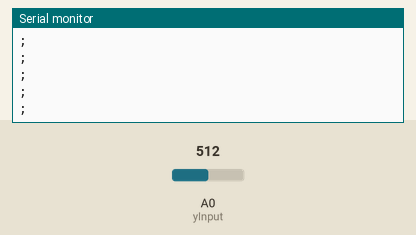
This sketch was run on a simulated Arduino Uno, built with avr-gcc and run on an emulated ATmega328P. Shown: the last lines printed to the serial monitor. The inputs (shaded band) are chosen by the test bench; at power-on: A0 (yInput) = 512.

Above: at 1.2 s.
1.3 s: A0 (yInput) set to 716
At 2.4 s:
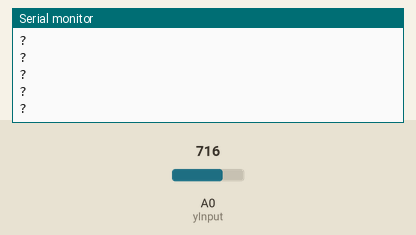
3.2 s: A0 (yInput) set to 900
At 4.1 s:
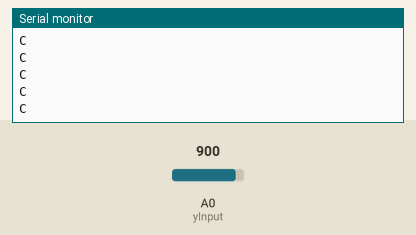
5.1 s: A0 (yInput) set to 1023
At 5.8 s:
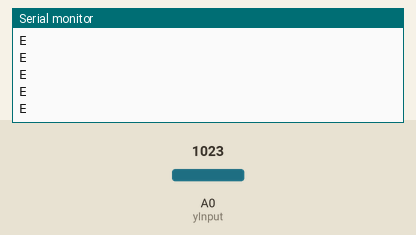
7.0 s: A0 (yInput) set to 511
At 7.8 s:
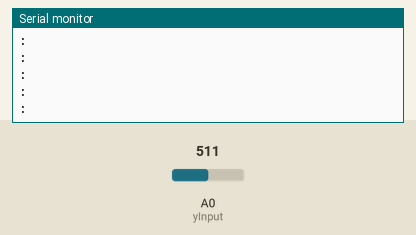

The sketch:

TxArduino.ino
```cpp
// Summery:     This is the code for the data Transmitter, which is specifically designed for HC12 TX/RX.  In this code, the data is specifically taken from a joystick as analog
//              input signal, which that data is processed from an integer to char value by simply leveraging the map function.  The main reason why is because the data is processed
//              much faster by the receiver if its sent as a ASCII character rather than an integer value.

// importing the softwareSerial library, which is used to handle the comminucation between the HC12 and the arduino
#include <SoftwareSerial.h>

// Declearing the variables for pins and values

int yInput = A0;  // this is the variable for the input taken from the joystick
int yValue;       // this is the variable that specifically takes input from the y axis of the joystick
int mapY;         // creating a variable that maps the values from int into char later


// creating an object from the library and calling it HC12, which uses full parameters
SoftwareSerial HC12(3, 2); // setting up pin 3 as TX, while pin 2 has been set up as RX


void setup() {

// setting up the standard baut rate for both HC12 and serial monitor, which can be increased later
Serial.begin(9600);
HC12.begin(9600);

// defining the pin to be in INPUT mode
pinMode(yInput, INPUT);

}

void loop() {

  yValue = analogRead(yInput);
  mapY = map(yValue, 0, 1024, 48, 70);
  char convertChar = (char)(mapY);

  Serial.println(convertChar);
  HC12.println(convertChar);
  // since the print fucntion is buffered, we will make sure that all the data is flushed out of the array by using the flush function
  Serial.flush();

}
```

Measured:
- after the input at 1.3 s, the serial monitor: prints a new line at once (image 1)
- after the input at 3.2 s, the serial monitor: prints a new line at once (image 2)
- after the input at 5.1 s, the serial monitor: prints a new line at once (image 3)
- after the input at 7.0 s, the serial monitor: prints a new line at once (image 4)
